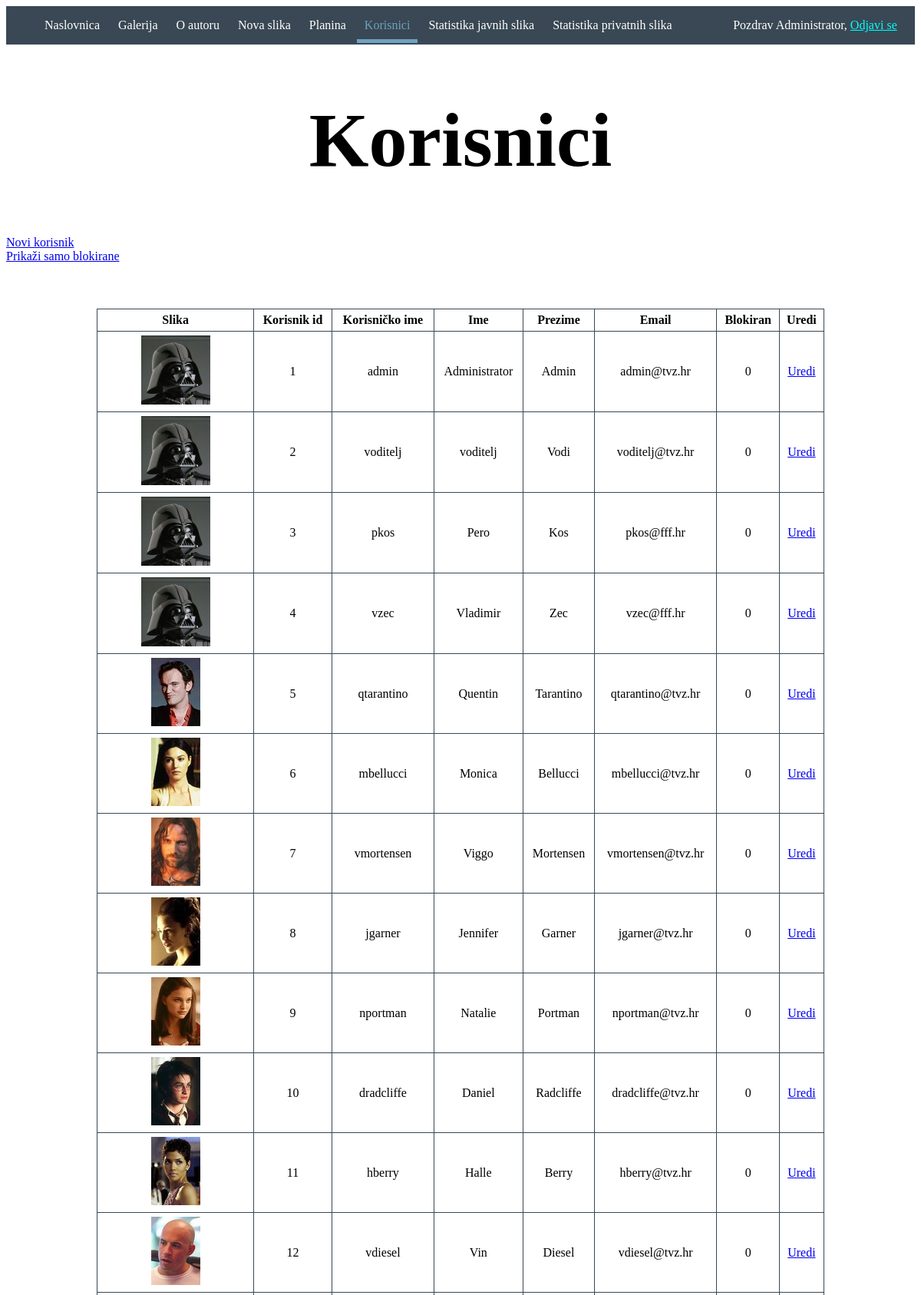
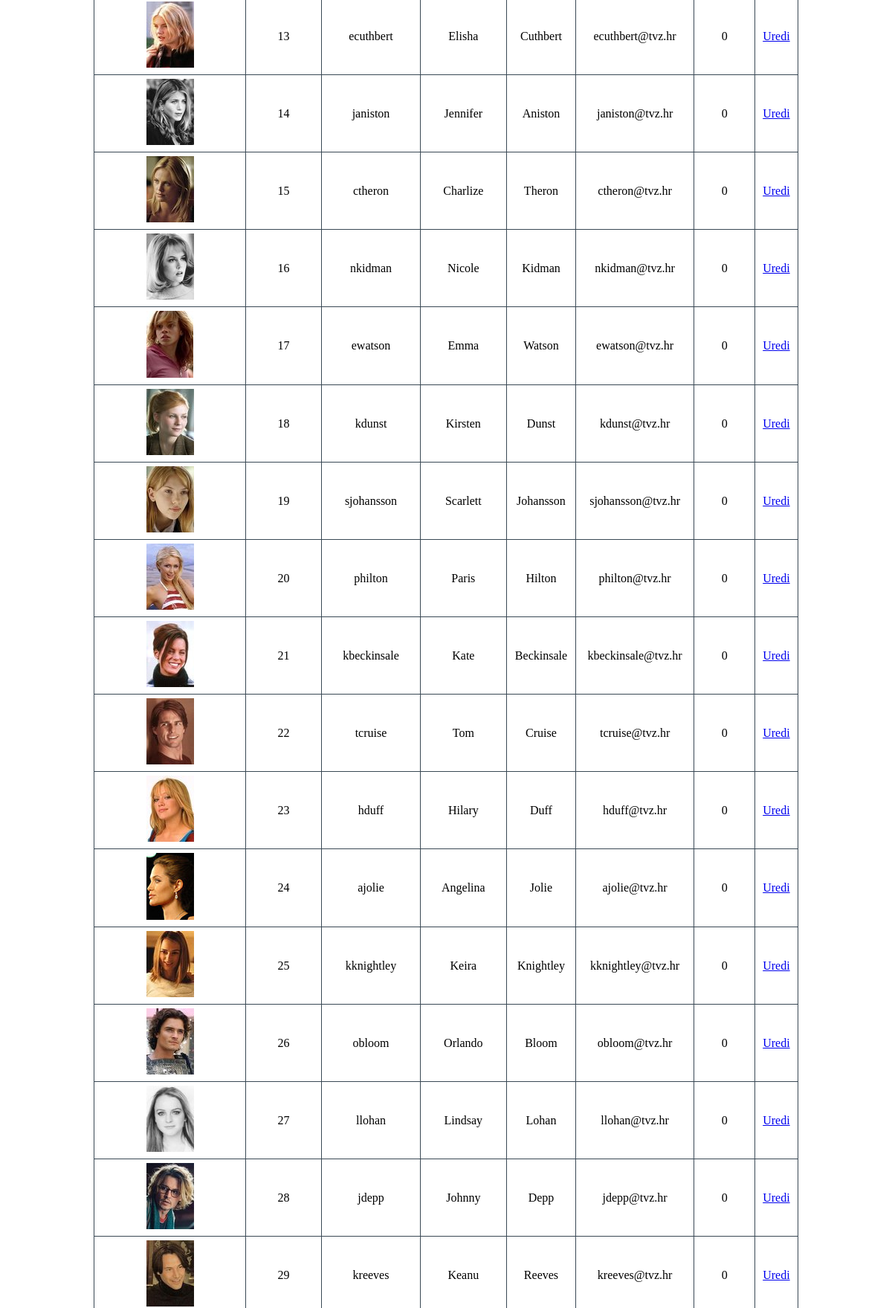
Screenshot of /korisnici.php (signed in, upper part) with the database file from the repository (2 pictures, top to bottom).
### tables this page shows
CREATE TABLE `korisnik` (
  `korisnik_id` int(11) NOT NULL,
  `tip_korisnika_id` int(11) NOT NULL,
  `korisnicko_ime` varchar(50) NOT NULL,
  `lozinka` varchar(50) NOT NULL,
  `ime` varchar(50) NOT NULL,
  `prezime` varchar(50) NOT NULL,
  `email` varchar(100) NOT NULL,
  `blokiran` int(1) NOT NULL,
  `slika` text
);

### funkcije/funkcije_korisnici.php (called while the page is built, shortened)
<?php
    function dohvati_sve_korisnike()
    {
        $veza = spajanje_na_bazu();
        $upit = "SELECT * FROM korisnik";
        $korisnici = izvrsi_upit($veza,$upit);
        return $korisnici;
    }
?>

### baza.php (called while the page is built, shortened)
<?php
    function izvrsi_upit($veza,$upit,$insert_or_update = false)
    {
        $rezultat=mysqli_query($veza,$upit);
        if($insert_or_update)
        {
            return $rezultat;
        }
        else
        {
            $rows = array();
            if(!empty($rezultat))
            {
                while ($row = mysqli_fetch_assoc($rezultat))
                {
                    $rows[] = $row;
                }
            }
            return $rows;
        }
    }
?>

### korisnici.php (the view, shortened to what this page needs)
<?php
    include "baza.php";
    include "funkcije/funkcije_korisnici.php";
    include "includes/header.php";
    include "includes/navigacija.php";
    if(isset($_SESSION['aktivni_korisnik_tip']) and $_SESSION["aktivni_korisnik_tip"] <= 1)
    {
        if(isset($_GET["samo_blokirani"]) and $_SESSION["aktivni_korisnik_tip"] == 0)
        {
            $korisnici = dohvati_samo_blokirane_korisnike();
        }
        else
        {
            $korisnici = dohvati_sve_korisnike();
        }
    }
?>
    <div class="header">
        <h1>Korisnici</h1>
    </div>
    <div class="actions">
        <?php
        if(isset($_SESSION['aktivni_korisnik_tip']) and $_SESSION["aktivni_korisnik_tip"] == 0)
        {
            echo '<a href="novi_korisnik.php">Novi korisnik</a>';
        }
        echo "<br>";
        if(!isset($_GET["samo_blokirani"]) and isset($_SESSION['aktivni_korisnik_tip']) and $_SESSION["aktivni_korisnik_tip"] == 0)
        {
            echo "<a href='korisnici.php?samo_blokirani=true'>Prikaži samo blokirane</a>";
        }
        elseif(isset($_GET["samo_blokirani"]) and isset($_SESSION['aktivni_korisnik_tip']) and $_SESSION["aktivni_korisnik_tip"] == 0)
        {
            echo "<a href='korisnici.php'>Prikaži sve</a>";
        }
        ?>
    </div>
    <section id="planine">
        <table>
            <thead>
                <tr>
                    <th>Slika</th>
                    <th>Korisnik id</th>
                    <th>Korisničko ime</th>
                    <th>Ime</th>
                    <th>Prezime</th>
                    <th>Email</th>
                    <th>Blokiran</th>
                    <th>Uredi</th>
                </tr>
            </thead>
            <tbody>
                <?php
                    foreach($korisnici as $korisnik)
                    {
                        echo "<tr>";
                        echo  "<td><img src='{$korisnik['slika']}'/></td>";
                        echo  "<td>{$korisnik['korisnik_id']}</td>";
                        echo  "<td>{$korisnik['korisnicko_ime']}</td>";
                        echo  "<td>{$korisnik['ime']}</td>";
                        echo  "<td>{$korisnik['prezime']}</td>";
                        echo  "<td>{$korisnik['email']}</td>";
                        echo  "<td>{$korisnik['blokiran']}</td>";
                        echo  "<td><a href='uredi_korisnika.php?korisnik_id={$korisnik['korisnik_id']}'>Uredi</a></td>";
                        echo "</tr>";
                    }
                ?>
            </tbody>
        </table>
    </section>
<?php
    include "includes/footer.php";
?>

### css/main.css (style rules this page uses)
table { width: 80%; margin-left: 10%; margin-top: 5%; border-collapse: collapse; text-align: center; }
table, th, td { border: 1px solid #394854; padding: 5px; }
.header { text-align:center; font-size: 50px; }

### rows the page displays
korisnik: slika (picture), korisnik_id "1", korisnicko_ime "admin", ime "Administrator", prezime "Admin", email "admin@tvz.hr", blokiran "0"
korisnik: slika (picture), korisnik_id "2", korisnicko_ime "voditelj", ime "voditelj", prezime "Vodi", email "voditelj@tvz.hr", blokiran "0"
korisnik: slika (picture), korisnik_id "3", korisnicko_ime "pkos", ime "Pero", prezime "Kos", email "pkos@fff.hr", blokiran "0"
korisnik: slika (picture), korisnik_id "4", korisnicko_ime "vzec", ime "Vladimir", prezime "Zec", email "vzec@fff.hr", blokiran "0"
korisnik: slika (picture), korisnik_id "5", korisnicko_ime "qtarantino", ime "Quentin", prezime "Tarantino", email "qtarantino@tvz.hr", blokiran "0"
korisnik: slika (picture), korisnik_id "6", korisnicko_ime "mbellucci", ime "Monica", prezime "Bellucci", email "mbellucci@tvz.hr", blokiran "0"
korisnik: slika (picture), korisnik_id "7", korisnicko_ime "vmortensen", ime "Viggo", prezime "Mortensen", email "vmortensen@tvz.hr", blokiran "0"
korisnik: slika (picture), korisnik_id "8", korisnicko_ime "jgarner", ime "Jennifer", prezime "Garner", email "jgarner@tvz.hr", blokiran "0"
korisnik: slika (picture), korisnik_id "9", korisnicko_ime "nportman", ime "Natalie", prezime "Portman", email "nportman@tvz.hr", blokiran "0"
korisnik: slika (picture), korisnik_id "10", korisnicko_ime "dradcliffe", ime "Daniel", prezime "Radcliffe", email "dradcliffe@tvz.hr", blokiran "0"
korisnik: slika (picture), korisnik_id "11", korisnicko_ime "hberry", ime "Halle", prezime "Berry", email "hberry@tvz.hr", blokiran "0"
korisnik: slika (picture), korisnik_id "12", korisnicko_ime "vdiesel", ime "Vin", prezime "Diesel", email "vdiesel@tvz.hr", blokiran "0"
korisnik: slika (picture), korisnik_id "13", korisnicko_ime "ecuthbert", ime "Elisha", prezime "Cuthbert", email "ecuthbert@tvz.hr", blokiran "0"
korisnik: slika (picture), korisnik_id "14", korisnicko_ime "janiston", ime "Jennifer", prezime "Aniston", email "janiston@tvz.hr", blokiran "0"
korisnik: slika (picture), korisnik_id "15", korisnicko_ime "ctheron", ime "Charlize", prezime "Theron", email "ctheron@tvz.hr", blokiran "0"
korisnik: slika (picture), korisnik_id "16", korisnicko_ime "nkidman", ime "Nicole", prezime "Kidman", email "nkidman@tvz.hr", blokiran "0"
korisnik: slika (picture), korisnik_id "17", korisnicko_ime "ewatson", ime "Emma", prezime "Watson", email "ewatson@tvz.hr", blokiran "0"
korisnik: slika (picture), korisnik_id "18", korisnicko_ime "kdunst", ime "Kirsten", prezime "Dunst", email "kdunst@tvz.hr", blokiran "0"
korisnik: slika (picture), korisnik_id "19", korisnicko_ime "sjohansson", ime "Scarlett", prezime "Johansson", email "sjohansson@tvz.hr", blokiran "0"
korisnik: slika (picture), korisnik_id "20", korisnicko_ime "philton", ime "Paris", prezime "Hilton", email "philton@tvz.hr", blokiran "0"
korisnik: slika (picture), korisnik_id "21", korisnicko_ime "kbeckinsale", ime "Kate", prezime "Beckinsale", email "kbeckinsale@tvz.hr", blokiran "0"
korisnik: slika (picture), korisnik_id "22", korisnicko_ime "tcruise", ime "Tom", prezime "Cruise", email "tcruise@tvz.hr", blokiran "0"
korisnik: slika (picture), korisnik_id "23", korisnicko_ime "hduff", ime "Hilary", prezime "Duff", email "hduff@tvz.hr", blokiran "0"
korisnik: slika (picture), korisnik_id "24", korisnicko_ime "ajolie", ime "Angelina", prezime "Jolie", email "ajolie@tvz.hr", blokiran "0"
korisnik: slika (picture), korisnik_id "25", korisnicko_ime "kknightley", ime "Keira", prezime "Knightley", email "kknightley@tvz.hr", blokiran "0"
korisnik: slika (picture), korisnik_id "26", korisnicko_ime "obloom", ime "Orlando", prezime "Bloom", email "obloom@tvz.hr", blokiran "0"
korisnik: slika (picture), korisnik_id "27", korisnicko_ime "llohan", ime "Lindsay", prezime "Lohan", email "llohan@tvz.hr", blokiran "0"
korisnik: slika (picture), korisnik_id "28", korisnicko_ime "jdepp", ime "Johnny", prezime "Depp", email "jdepp@tvz.hr", blokiran "0"
korisnik: slika (picture), korisnik_id "29", korisnicko_ime "kreeves", ime "Keanu", prezime "Reeves", email "kreeves@tvz.hr", blokiran "0"

### other values shown
$_SESSION['aktivni_korisnik'] "Administrator"
